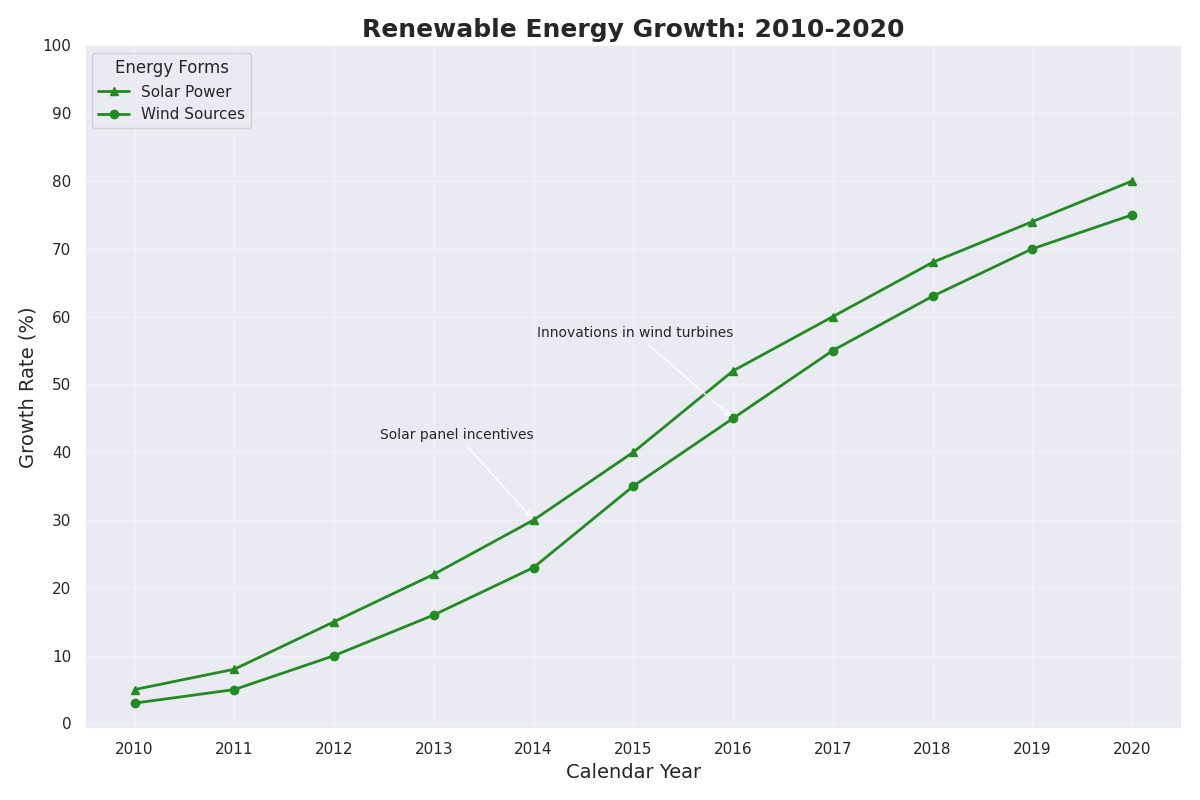

Recreate this plot in Python.
import numpy as np
import matplotlib.pyplot as plt

years = np.arange(2010, 2021)
solar = [5, 8, 15, 22, 30, 40, 52, 60, 68, 74, 80]
wind = [3, 5, 10, 16, 23, 35, 45, 55, 63, 70, 75]

plt.figure(figsize=(12, 8))

plt.plot(years, solar, marker='^', color='forestgreen', linestyle='-', linewidth=2, label='Solar Power')
plt.plot(years, wind, marker='o', color='forestgreen', linestyle='-', linewidth=2, label='Wind Sources')

plt.annotate('Solar panel incentives', xy=(2014, solar[4]), xytext=(2014, solar[4] + 12),
             arrowprops=dict(facecolor='gray', arrowstyle='->'), fontsize=10, ha='right')
plt.annotate('Innovations in wind turbines', xy=(2016, wind[6]), xytext=(2016, wind[6] + 12),
             arrowprops=dict(facecolor='gray', arrowstyle='->'), fontsize=10, ha='right')

plt.title('Renewable Energy Growth: 2010-2020', fontsize=18, fontweight='bold')
plt.xlabel('Calendar Year', fontsize=14)
plt.ylabel('Growth Rate (%)', fontsize=14)
plt.xticks(years)
plt.yticks(range(0, 101, 10))
plt.legend(loc='upper left', title='Energy Forms')

plt.grid(True, alpha=0.3)
plt.tight_layout()

plt.show()
